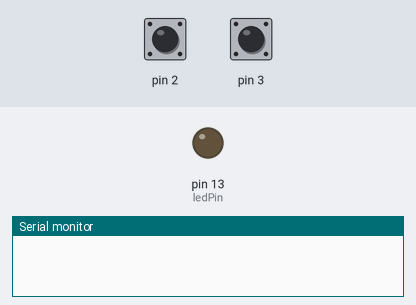
Simulated run of this sketch. Board: Arduino Uno, built with avr-gcc and run on an emulated ATmega328P. On the bench: output pins drawn as LEDs (lit = HIGH), the last lines printed to the serial monitor. Inputs (shaded band) come from the test bench; at power-on: pin 2 HIGH, pin 3 HIGH.

Above: at 1.2 s.
1.3 s: pin 2 pulled LOW for 0.15 s
At 1.37 s:
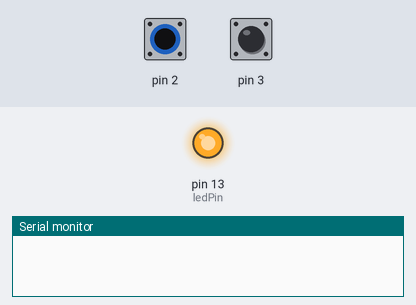
2.9 s: pin 3 pulled LOW for 0.15 s
At 4.2 s:
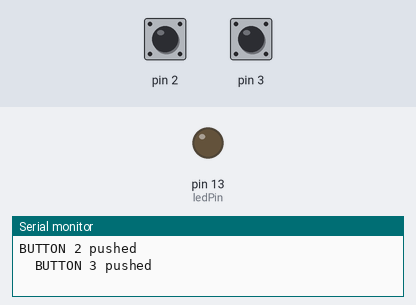
4.5 s: pin 3 pulled LOW for 3.2 s
At 5.0 s:
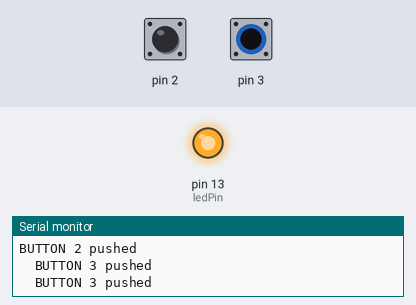
9.2 s: pin 2 pulled LOW for 3.2 s
At 13.4 s:
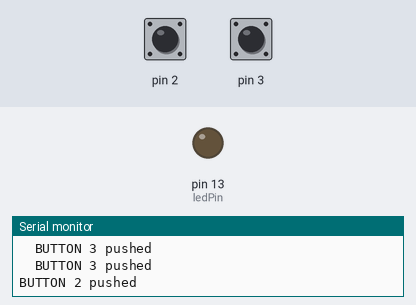
13.9 s: pin 2 driven LOW and pin 3 driven LOW
At 14.5 s:
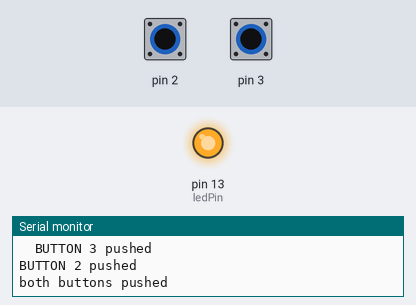
Timing chart, 0 to 16.5 s (numbered marks = the images above; inputs shaded):
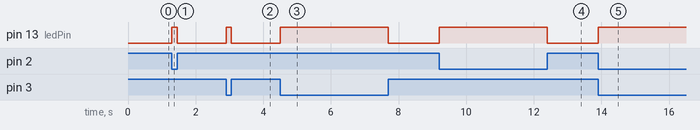

The sketch:

Button_mine_debounced_3.ino
```cpp
/*
 My button code

based on "DigitalInputPullup".
It reads a digital input on pin 2 and prints the results to the serial monitor.

 The circuit:
 * Momentary switch attached from pin 2 to ground
 * Built-in LED on pin 13


 */
const int ledPin = 13;

//debouncing:
int buttonState = LOW;
int lastPin2Val = HIGH;
int lastPin3Val = HIGH;


//long debounceDelay = 50;
//long lastDebounceTime = 0;


void setup(){
  //start serial connection
  Serial.begin(9600);
  //configure pin2 as an input and enable the internal pull-up resistor
  pinMode(ledPin, OUTPUT);
  pinMode(2, INPUT_PULLUP);
  pinMode(3, INPUT_PULLUP);

}


void loop(){
  //read the pushbutton value into a variable
  int Pin2Val = digitalRead(2);
  int Pin3Val = digitalRead(3);


  // If the switch changed, due to noise or pressing:
  if (Pin2Val != lastPin2Val or Pin3Val != lastPin3Val) {


    // the pushbutton goes HIGH when it's open and LOW when it's pressed.
   if (Pin2Val == LOW or Pin3Val == LOW) {digitalWrite(13, HIGH);  }
   else {digitalWrite(13, LOW); }

  //wait a bit, then re-read button inputs to allow pressing buttons non-simultaneously:
   delay(100);
    int Pin2Val = digitalRead(2);
    int Pin3Val = digitalRead(3);

   if (Pin2Val == LOW and Pin3Val == LOW) { Serial.println("both buttons pushed"); }
   else {
      if (Pin2Val == LOW) { Serial.println("BUTTON 2 pushed"); }
      if (Pin3Val == LOW) { Serial.println("  BUTTON 3 pushed"); }
   }


  }

  lastPin2Val = Pin2Val;
  lastPin3Val = Pin3Val;

}
```

Measured:
- after the input at 1.3 s, pin 13 (ledPin): LOW → HIGH at once, → LOW 0.15 s later
- after the input at 2.9 s, pin 13 (ledPin): LOW → HIGH at once, → LOW 0.15 s later
- after the input at 4.5 s, pin 13 (ledPin): LOW → HIGH at once, → LOW 3.2 s later
- after the input at 9.2 s, pin 13 (ledPin): LOW → HIGH at once, → LOW 3.2 s later
- after the input at 13.9 s, pin 13 (ledPin): LOW → HIGH at once
